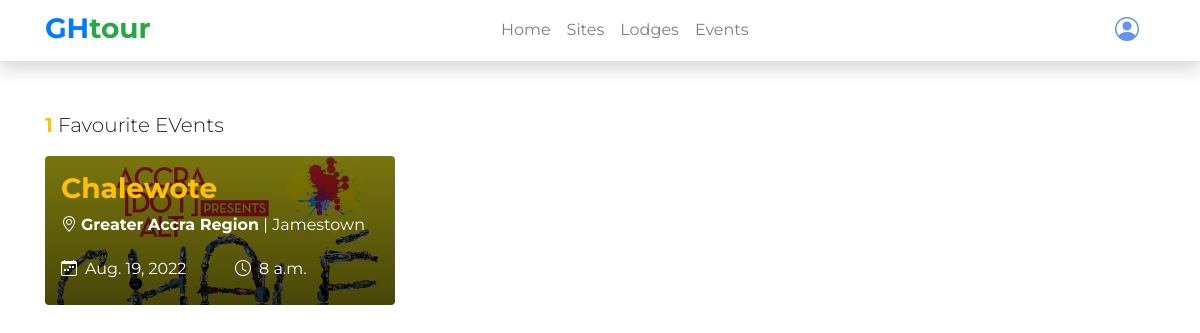
Page /tour/events (signed in) on the committed database.
### guide/models.py (models this page shows, shortened)
class Event(models.Model):
    title = models.CharField(max_length=255)
    image = models.FileField(upload_to="event_images", null=True)
    region = models.ForeignKey(Region, on_delete=models.CASCADE)
    town = models.CharField(default="", max_length=250)
    desc = RichTextUploadingField(default="")
    date = models.DateField(default=timezone.now)
    time = models.TimeField(default=timezone.now)
    users = models.ManyToManyField(User, blank=True)
    created_at = models.DateTimeField(default=timezone.now)
    class Meta:
        ordering = ["-date"]
    def get_absolute_url(self):
        return reverse("event-detail", kwargs={"pk": self.pk})

class Region(models.Model):
    name = models.CharField(default="", max_length=80)
    slug = models.SlugField(default="Will-be-added")
    def __str__(self):
        return self.name
    class Meta:
        ordering = ["-name"]

### users/views.py (the view)
# urls.py: path("<slug:slug>/events", ProfileEvents.as_view(), name="profile-events"),
class ProfileEvents(LoginRequiredMixin, generic.ListView):
    model = Event
    template_name = "users/events.html"
    paginate_by = 12
    def get_context_data(self, **kwargs):
        context = super(ProfileEvents, self).get_context_data(**kwargs)
        user = self.request.user
        context["events"] = user.profile.events.all()
        return context

### users/templates/users/events.html (shortened to what this page needs)
{% extends 'base.html' %}
{% block nav-profile %}menu-active{% endblock nav-profile %}
{% block content %}
<p class="lead mb-3"><span class="text-warning font-weight-bold">{{events.count}}</span> Favourite EVents</p>
<div class="row">
    {% if events %}
    {% for event in events %}
    <div class="col-12 col-md-6 col-lg-4 mb-3">
        <a href="{{event.get_absolute_url}}" class="event text-dark">
            <div class="p-3 rounded" style=" background-image: linear-gradient(
                    rgba(0, 0, 0, 0.5),
                    rgba(0, 0, 0, 0.6),
                    rgba(0, 0, 0, 0.7)
                  ),
                  url('{{MEDIA_URL}}{{event.image.url}}');
                  background-size: cover;  ">
                <h3 class="text-warning font-weight-bold">{{event.title}}</h3>
                <div>
                    <p class="text-white"><i class="bi bi-geo-alt mr-1"></i><span
                            class="font-weight-bold">{{event.region}}
                            Region</span>
                        |
                        {{event.town}}</p>
                </div>
                <div class="row pb-2 text-white">
                    <div class="col-5 col-md-6 pt-1"><i class="bi bi-calendar-week mr-2"></i>{{event.date}}</div>
                    <div class="col pt-1"><i class="bi bi-clock mr-2"></i>{{event.time}}</div>
                </div>
            </div>
        </a>
    </div>
    {% endfor %}
    {% else %}
    <div class="col-12">
        <div class="p3 my-5 text-center">
            <h1>No Events Saved</h1>
        </div>
    </div>
    {% endif %}
</div>
{% endblock content %}

### static/css/main.css (style rules this page uses)
body { margin: 0; padding: 0; font-family: 'Montserrat', sans-serif !important; box-sizing: border-box; scroll-behavior: smooth !important; }
a { text-decoration: none !important; outline: none !important; }

### rows in the picture
Event: image (picture), title "Chalewote", region "Greater Accra", town "Jamestown", date "Aug. 19, 2022", time "8 a.m."

### other values in the picture
{{ events.count }} "1"
